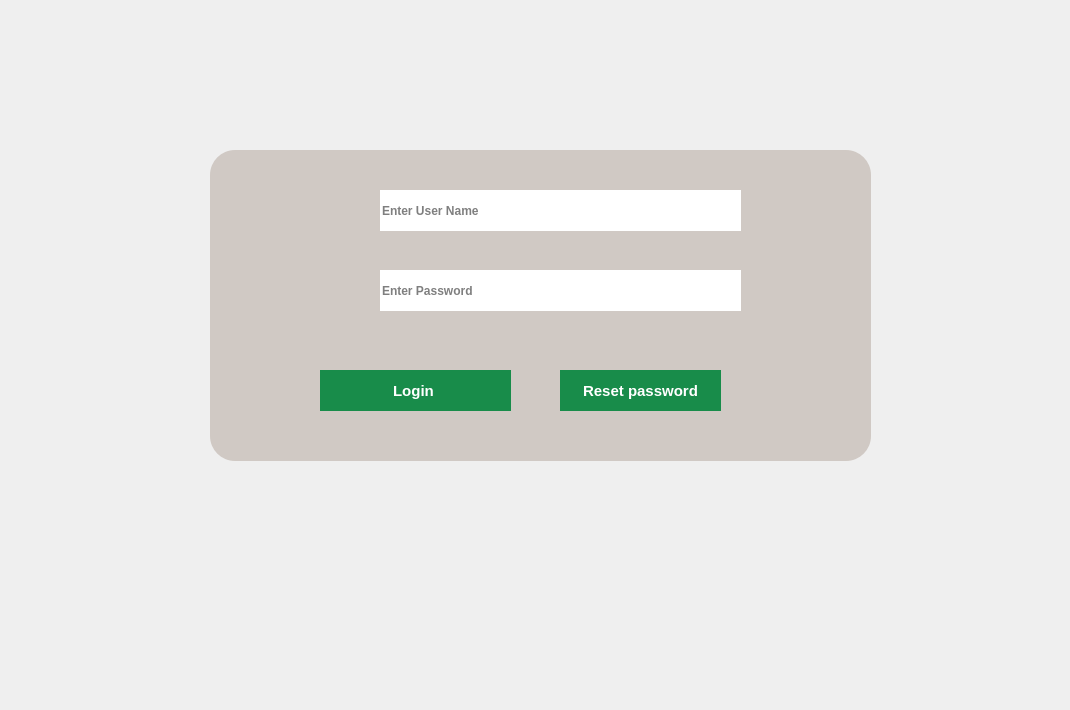
    <widget class="QWidget" name="tab_14">
     <attribute name="title">
      <string>Page</string>
     </attribute>
     <widget class="QLabel" name="label">
      <property name="geometry">
       <rect>
        <x>-4</x>
        <y>-48</y>
        <width>1061</width>
        <height>701</height>
       </rect>
      </property>
      <property name="styleSheet">
       <string notr="true">image: url(:/imag/h3.jpg);</string>
      </property>
      <property name="text">
       <string/>
      </property>
     </widget>
     <widget class="QGroupBox" name="groupBox">
      <property name="geometry">
       <rect>
        <x>210</x>
        <y>150</y>
        <width>661</width>
        <height>311</height>
       </rect>
      </property>
      <property name="styleSheet">
       <string notr="true">background-color: rgb(208, 201, 196);
border-radius: 25px;</string>
      </property>
      <property name="title">
       <string/>
      </property>
      <widget class="QLineEdit" name="lineEdit_16">
       <property name="geometry">
        <rect>
         <x>170</x>
         <y>120</y>
         <width>361</width>
         <height>41</height>
        </rect>
       </property>
       <property name="font">
        <font>
         <weight>75</weight>
         <bold>true</bold>
        </font>
       </property>
       <property name="styleSheet">
        <string notr="true">background-color: rgb(255, 255, 255);
border-color: rgb(0, 0, 0);</string>
       </property>
       <property name="echoMode">
        <enum>QLineEdit::Password</enum>
       </property>
       <property name="placeholderText">
        <string>Enter Password</string>
       </property>
      </widget>
      <widget class="QLineEdit" name="lineEdit_11">
       <property name="geometry">
        <rect>
         <x>170</x>
         <y>40</y>
         <width>361</width>
         <height>41</height>
        </rect>
       </property>
       <property name="font">
        <font>
         <weight>75</weight>
         <bold>true</bold>
        </font>
       </property>
       <property name="styleSheet">
        <string notr="true">background-color: rgb(255, 255, 255);
</string>
       </property>
       <property name="placeholderText">
        <string>Enter User Name </string>
       </property>
      </widget>
      <widget class="QLabel" name="label_2">
       <property name="geometry">
        <rect>
         <x>60</x>
         <y>120</y>
         <width>41</width>
         <height>41</height>
        </rect>
       </property>
       <property name="font">
        <font>
         <pointsize>12</pointsize>
         <weight>75</weight>
         <bold>true</bold>
        </font>
       </property>
       <property name="styleSheet">
        <string notr="true">image: url(:/imag/pass.png);
border:null;
</string>
       </property>
       <property name="text">
        <string/>
       </property>
      </widget>
      <widget class="QPushButton" name="pushButton_21">
       <property name="geometry">
        <rect>
         <x>110</x>
         <y>220</y>
         <width>191</width>
         <height>41</height>
        </rect>
       </property>
       <property name="font">
        <font>
         <family>Arial</family>
         <pointsize>-1</pointsize>
         <weight>75</weight>
         <bold>true</bold>
         <underline>false</underline>
         <strikeout>false</strikeout>
        </font>
       </property>
       <property name="focusPolicy">
        <enum>Qt::StrongFocus</enum>
       </property>
       <property name="styleSheet">
        <string notr="true">QPushButton { background: #188c4a;
  background-image: -webkit-linear-gradient(top, #188c4a, #0f5928);
  background-image: -moz-linear-gradient(top, #188c4a, #0f5928);
  background-image: -ms-linear-gradient(top, #188c4a, #0f5928);
  background-image: -o-linear-gradient(top, #188c4a, #0f5928);
  background-image: linear-gradient(to bottom, #188c4a, #0f5928);
  -webkit-border-radius: 28;
  -moz-border-radius: 28;
  border-radius: 28px;
  font-family: Arial;
  color: #ffffff;
  font-size: 15px;
  padding: 10px 20px 10px 20px;
  text-decoration: none;
}

QPushButton:hover {
   background: #003800;
	
  background-image: -webkit-linear-gradient(top, #1e47eb, #1436de);
  background-image: -moz-linear-gradient(top, #1e47eb, #1436de);
  background-image: -ms-linear-gradient(top, #1e47eb, #1436de);
  background-image: -o-linear-gradient(top, #1e47eb, #1436de);
  background-image: linear-gradient(to bottom, #1e47eb, #1436de);
  text-decoration: none;
}
</string>
       </property>
       <property name="text">
        <string>Login </string>
       </property>
      </widget>
      <widget class="QLabel" name="label_10">
       <property name="geometry">
        <rect>
         <x>60</x>
         <y>40</y>
         <width>41</width>
         <height>41</height>
        </rect>
       </property>
       <property name="font">
        <font>
         <pointsize>12</pointsize>
         <weight>75</weight>
         <bold>true</bold>
        </font>
       </property>
       <property name="styleSheet">
        <string notr="true">image: url(:/imag/username.png);
border:null;
QLable{rgb(0, 0, 0)};
</string>
       </property>
       <property name="text">
        <string/>
       </property>
      </widget>
      <widget class="QPushButton" name="pushButton_27">
       <property name="geometry">
        <rect>
         <x>350</x>
         <y>220</y>
         <width>161</width>
         <height>41</height>
        </rect>
       </property>
       <property name="font">
        <font>
         <family>Arial</family>
         <pointsize>-1</pointsize>
         <weight>75</weight>
         <bold>true</bold>
         <underline>false</underline>
         <strikeout>false</strikeout>
        </font>
       </property>
       <property name="styleSheet">
        <string notr="true">QPushButton { background: #188c4a;
  background-image: -webkit-linear-gradient(top, #188c4a, #0f5928);
  background-image: -moz-linear-gradient(top, #188c4a, #0f5928);
  background-image: -ms-linear-gradient(top, #188c4a, #0f5928);
  background-image: -o-linear-gradient(top, #188c4a, #0f5928);
  background-image: linear-gradient(to bottom, #188c4a, #0f5928);
  -webkit-border-radius: 28;
  -moz-border-radius: 28;
  border-radius: 28px;
  font-family: Arial;
  color: #ffffff;
  font-size: 15px;
  padding: 10px 20px 10px 20px;
  text-decoration: none;
}

QPushButton:hover {
   background: #003800;
  background-image: -webkit-linear-gradient(top, #1e47eb, #1436de);
  background-image: -moz-linear-gradient(top, #1e47eb, #1436de);
  background-image: -ms-linear-gradient(top, #1e47eb, #1436de);
  background-image: -o-linear-gradient(top, #1e47eb, #1436de);
  background-image: linear-gradient(to bottom, #1e47eb, #1436de);
  text-decoration: none;
}
</string>
       </property>
       <property name="text">
        <string>Reset password</string>
       </property>
      </widget>
     </widget>
    </widget>
